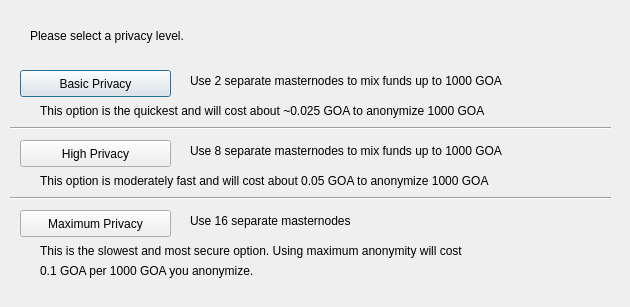
<?xml version="1.0" encoding="UTF-8"?>
<ui version="4.0">
 <class>DarksendConfig</class>
 <widget class="QDialog" name="DarksendConfig">
  <property name="geometry">
   <rect>
    <x>0</x>
    <y>0</y>
    <width>630</width>
    <height>307</height>
   </rect>
  </property>
  <property name="windowTitle">
   <string>Configure PrivateSend</string>
  </property>
  <widget class="QPushButton" name="buttonBasic">
   <property name="geometry">
    <rect>
     <x>20</x>
     <y>70</y>
     <width>151</width>
     <height>27</height>
    </rect>
   </property>
   <property name="text">
    <string>Basic Privacy</string>
   </property>
  </widget>
  <widget class="QPushButton" name="buttonHigh">
   <property name="geometry">
    <rect>
     <x>20</x>
     <y>140</y>
     <width>151</width>
     <height>27</height>
    </rect>
   </property>
   <property name="text">
    <string>High Privacy</string>
   </property>
  </widget>
  <widget class="QPushButton" name="buttonMax">
   <property name="geometry">
    <rect>
     <x>20</x>
     <y>210</y>
     <width>151</width>
     <height>27</height>
    </rect>
   </property>
   <property name="text">
    <string>Maximum Privacy</string>
   </property>
  </widget>
  <widget class="QLabel" name="label">
   <property name="geometry">
    <rect>
     <x>30</x>
     <y>20</y>
     <width>571</width>
     <height>31</height>
    </rect>
   </property>
   <property name="text">
    <string>Please select a privacy level.</string>
   </property>
  </widget>
  <widget class="QLabel" name="label_2">
   <property name="geometry">
    <rect>
     <x>190</x>
     <y>70</y>
     <width>421</width>
     <height>21</height>
    </rect>
   </property>
   <property name="text">
    <string>Use 2 separate masternodes to mix funds up to 1000 GOA</string>
   </property>
  </widget>
  <widget class="QLabel" name="label_3">
   <property name="geometry">
    <rect>
     <x>190</x>
     <y>140</y>
     <width>411</width>
     <height>21</height>
    </rect>
   </property>
   <property name="text">
    <string>Use 8 separate masternodes to mix funds up to 1000 GOA</string>
   </property>
  </widget>
  <widget class="QLabel" name="label_4">
   <property name="geometry">
    <rect>
     <x>190</x>
     <y>210</y>
     <width>421</width>
     <height>21</height>
    </rect>
   </property>
   <property name="text">
    <string>Use 16 separate masternodes</string>
   </property>
  </widget>
  <widget class="QLabel" name="label_6">
   <property name="geometry">
    <rect>
     <x>40</x>
     <y>100</y>
     <width>561</width>
     <height>21</height>
    </rect>
   </property>
   <property name="text">
    <string>This option is the quickest and will cost about ~0.025 GOA to anonymize 1000 GOA</string>
   </property>
  </widget>
  <widget class="QLabel" name="label_7">
   <property name="geometry">
    <rect>
     <x>40</x>
     <y>170</y>
     <width>561</width>
     <height>21</height>
    </rect>
   </property>
   <property name="text">
    <string>This option is moderately fast and will cost about 0.05 GOA to anonymize 1000 GOA</string>
   </property>
  </widget>
  <widget class="QLabel" name="label_8">
   <property name="geometry">
    <rect>
     <x>40</x>
     <y>240</y>
     <width>561</width>
     <height>21</height>
    </rect>
   </property>
   <property name="text">
    <string>This is the slowest and most secure option. Using maximum anonymity will cost</string>
   </property>
  </widget>
  <widget class="QLabel" name="label_9">
   <property name="geometry">
    <rect>
     <x>40</x>
     <y>260</y>
     <width>561</width>
     <height>21</height>
    </rect>
   </property>
   <property name="text">
    <string>0.1 GOA per 1000 GOA you anonymize.</string>
   </property>
  </widget>
  <widget class="Line" name="line">
   <property name="geometry">
    <rect>
     <x>10</x>
     <y>120</y>
     <width>601</width>
     <height>16</height>
    </rect>
   </property>
   <property name="orientation">
    <enum>Qt::Horizontal</enum>
   </property>
  </widget>
  <widget class="Line" name="line_2">
   <property name="geometry">
    <rect>
     <x>10</x>
     <y>190</y>
     <width>601</width>
     <height>16</height>
    </rect>
   </property>
   <property name="orientation">
    <enum>Qt::Horizontal</enum>
   </property>
  </widget>
 </widget>
 <resources/>
 <connections/>
</ui>
